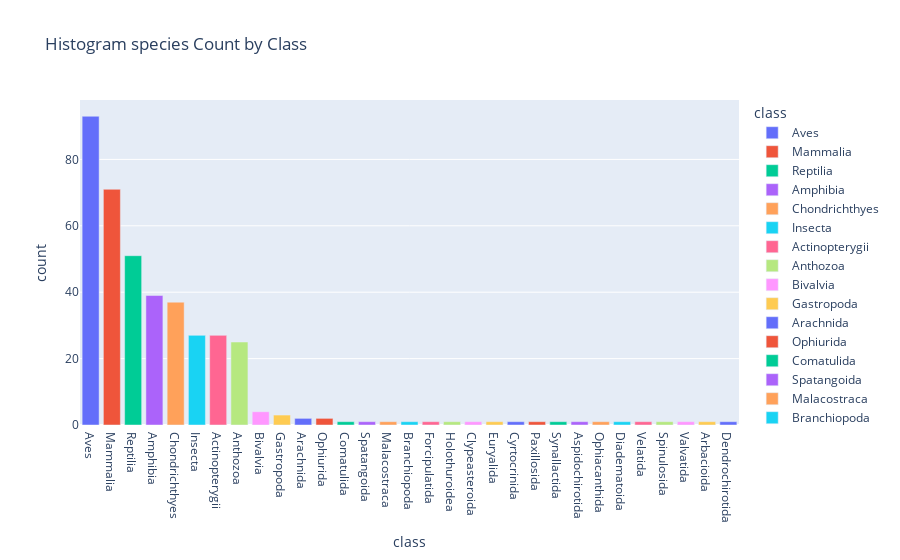

This figure's notebook cell:
### Code cell
# Species count by Class
class_count = dataset['class'].value_counts().reset_index()
class_count.columns = ['class', 'count']

fig = px.bar(class_count, x='class', y='count', color='class',
             title='Histogram species Count by Class')
fig.show()

### Figure 1 — Plotly figure (JSON) as saved in the notebook; plotly's stock layout.template omitted (floating-point values rounded to 4 significant figures)
{"data": [{"alignmentgroup": "True", "hovertemplate": "class=%{x}<br>count=%{y}<extra></extra>", "legendgroup": "Aves", "marker": {"color": "#636efa", "pattern": {"shape": ""}}, "name": "Aves", "offsetgroup": "Aves", "orientation": "v", "showlegend": true, "textposition": "auto", "type": "bar", "x": ["Aves"], "xaxis": "x", "y": [93], "yaxis": "y"}, {"alignmentgroup": "True", "hovertemplate": "class=%{x}<br>count=%{y}<extra></extra>", "legendgroup": "Mammalia", "marker": {"color": "#EF553B", "pattern": {"shape": ""}}, "name": "Mammalia", "offsetgroup": "Mammalia", "orientation": "v", "showlegend": true, "textposition": "auto", "type": "bar", "x": ["Mammalia"], "xaxis": "x", "y": [71], "yaxis": "y"}, {"alignmentgroup": "True", "hovertemplate": "class=%{x}<br>count=%{y}<extra></extra>", "legendgroup": "Reptilia", "marker": {"color": "#00cc96", "pattern": {"shape": ""}}, "name": "Reptilia", "offsetgroup": "Reptilia", "orientation": "v", "showlegend": true, "textposition": "auto", "type": "bar", "x": ["Reptilia"], "xaxis": "x", "y": [51], "yaxis": "y"}, {"alignmentgroup": "True", "hovertemplate": "class=%{x}<br>count=%{y}<extra></extra>", "legendgroup": "Amphibia", "marker": {"color": "#ab63fa", "pattern": {"shape": ""}}, "name": "Amphibia", "offsetgroup": "Amphibia", "orientation": "v", "showlegend": true, "textposition": "auto", "type": "bar", "x": ["Amphibia"], "xaxis": "x", "y": [39], "yaxis": "y"}, {"alignmentgroup": "True", "hovertemplate": "class=%{x}<br>count=%{y}<extra></extra>", "legendgroup": "Chondrichthyes", "marker": {"color": "#FFA15A", "pattern": {"shape": ""}}, "name": "Chondrichthyes", "offsetgroup": "Chondrichthyes", "orientation": "v", "showlegend": true, "textposition": "auto", "type": "bar", "x": ["Chondrichthyes"], "xaxis": "x", "y": [37], "yaxis": "y"}, {"alignmentgroup": "True", "hovertemplate": "class=%{x}<br>count=%{y}<extra></extra>", "legendgroup": "Insecta", "marker": {"color": "#19d3f3", "pattern": {"shape": ""}}, "name": "Insecta", "offsetgroup": "Insecta", "orientation": "v", "showlegend": true, "textposition": "auto", "type": "bar", "x": ["Insecta"], "xaxis": "x", "y": [27], "yaxis": "y"}, {"alignmentgroup": "True", "hovertemplate": "class=%{x}<br>count=%{y}<extra></extra>", "legendgroup": "Actinopterygii", "marker": {"color": "#FF6692", "pattern": {"shape": ""}}, "name": "Actinopterygii", "offsetgroup": "Actinopterygii", "orientation": "v", "showlegend": true, "textposition": "auto", "type": "bar", "x": ["Actinopterygii"], "xaxis": "x", "y": [27], "yaxis": "y"}, {"alignmentgroup": "True", "hovertemplate": "class=%{x}<br>count=%{y}<extra></extra>", "legendgroup": "Anthozoa", "marker": {"color": "#B6E880", "pattern": {"shape": ""}}, "name": "Anthozoa", "offsetgroup": "Anthozoa", "orientation": "v", "showlegend": true, "textposition": "auto", "type": "bar", "x": ["Anthozoa"], "xaxis": "x", "y": [25], "yaxis": "y"}, {"alignmentgroup": "True", "hovertemplate": "class=%{x}<br>count=%{y}<extra></extra>", "legendgroup": "Bivalvia", "marker": {"color": "#FF97FF", "pattern": {"shape": ""}}, "name": "Bivalvia", "offsetgroup": "Bivalvia", "orientation": "v", "showlegend": true, "textposition": "auto", "type": "bar", "x": ["Bivalvia"], "xaxis": "x", "y": [4], "yaxis": "y"}, {"alignmentgroup": "True", "hovertemplate": "class=%{x}<br>count=%{y}<extra></extra>", "legendgroup": "Gastropoda", "marker": {"color": "#FECB52", "pattern": {"shape": ""}}, "name": "Gastropoda", "offsetgroup": "Gastropoda", "orientation": "v", "showlegend": true, "textposition": "auto", "type": "bar", "x": ["Gastropoda"], "xaxis": "x", "y": [3], "yaxis": "y"}, {"alignmentgroup": "True", "hovertemplate": "class=%{x}<br>count=%{y}<extra></extra>", "legendgroup": "Arachnida", "marker": {"color": "#636efa", "pattern": {"shape": ""}}, "name": "Arachnida", "offsetgroup": "Arachnida", "orientation": "v", "showlegend": true, "textposition": "auto", "type": "bar", "x": ["Arachnida"], "xaxis": "x", "y": [2], "yaxis": "y"}, {"alignmentgroup": "True", "hovertemplate": "class=%{x}<br>count=%{y}<extra></extra>", "legendgroup": "Ophiurida", "marker": {"color": "#EF553B", "pattern": {"shape": ""}}, "name": "Ophiurida", "offsetgroup": "Ophiurida", "orientation": "v", "showlegend": true, "textposition": "auto", "type": "bar", "x": ["Ophiurida"], "xaxis": "x", "y": [2], "yaxis": "y"}, {"alignmentgroup": "True", "hovertemplate": "class=%{x}<br>count=%{y}<extra></extra>", "legendgroup": "Comatulida", "marker": {"color": "#00cc96", "pattern": {"shape": ""}}, "name": "Comatulida", "offsetgroup": "Comatulida", "orientation": "v", "showlegend": true, "textposition": "auto", "type": "bar", "x": ["Comatulida"], "xaxis": "x", "y": [1], "yaxis": "y"}, {"alignmentgroup": "True", "hovertemplate": "class=%{x}<br>count=%{y}<extra></extra>", "legendgroup": "Spatangoida", "marker": {"color": "#ab63fa", "pattern": {"shape": ""}}, "name": "Spatangoida", "offsetgroup": "Spatangoida", "orientation": "v", "showlegend": true, "textposition": "auto", "type": "bar", "x": ["Spatangoida"], "xaxis": "x", "y": [1], "yaxis": "y"}, {"alignmentgroup": "True", "hovertemplate": "class=%{x}<br>count=%{y}<extra></extra>", "legendgroup": "Malacostraca", "marker": {"color": "#FFA15A", "pattern": {"shape": ""}}, "name": "Malacostraca", "offsetgroup": "Malacostraca", "orientation": "v", "showlegend": true, "textposition": "auto", "type": "bar", "x": ["Malacostraca"], "xaxis": "x", "y": [1], "yaxis": "y"}, {"alignmentgroup": "True", "hovertemplate": "class=%{x}<br>count=%{y}<extra></extra>", "legendgroup": "Branchiopoda", "marker": {"color": "#19d3f3", "pattern": {"shape": ""}}, "name": "Branchiopoda", "offsetgroup": "Branchiopoda", "orientation": "v", "showlegend": true, "textposition": "auto", "type": "bar", "x": ["Branchiopoda"], "xaxis": "x", "y": [1], "yaxis": "y"}, {"alignmentgroup": "True", "hovertemplate": "class=%{x}<br>count=%{y}<extra></extra>", "legendgroup": "Forcipulatida", "marker": {"color": "#FF6692", "pattern": {"shape": ""}}, "name": "Forcipulatida", "offsetgroup": "Forcipulatida", "orientation": "v", "showlegend": true, "textposition": "auto", "type": "bar", "x": ["Forcipulatida"], "xaxis": "x", "y": [1], "yaxis": "y"}, {"alignmentgroup": "True", "hovertemplate": "class=%{x}<br>count=%{y}<extra></extra>", "legendgroup": "Holothuroidea", "marker": {"color": "#B6E880", "pattern": {"shape": ""}}, "name": "Holothuroidea", "offsetgroup": "Holothuroidea", "orientation": "v", "showlegend": true, "textposition": "auto", "type": "bar", "x": ["Holothuroidea"], "xaxis": "x", "y": [1], "yaxis": "y"}, {"alignmentgroup": "True", "hovertemplate": "class=%{x}<br>count=%{y}<extra></extra>", "legendgroup": "Clypeasteroida", "marker": {"color": "#FF97FF", "pattern": {"shape": ""}}, "name": "Clypeasteroida", "offsetgroup": "Clypeasteroida", "orientation": "v", "showlegend": true, "textposition": "auto", "type": "bar", "x": ["Clypeasteroida"], "xaxis": "x", "y": [1], "yaxis": "y"}, {"alignmentgroup": "True", "hovertemplate": "class=%{x}<br>count=%{y}<extra></extra>", "legendgroup": "Euryalida", "marker": {"color": "#FECB52", "pattern": {"shape": ""}}, "name": "Euryalida", "offsetgroup": "Euryalida", "orientation": "v", "showlegend": true, "textposition": "auto", "type": "bar", "x": ["Euryalida"], "xaxis": "x", "y": [1], "yaxis": "y"}, {"alignmentgroup": "True", "hovertemplate": "class=%{x}<br>count=%{y}<extra></extra>", "legendgroup": "Cyrtocrinida", "marker": {"color": "#636efa", "pattern": {"shape": ""}}, "name": "Cyrtocrinida", "offsetgroup": "Cyrtocrinida", "orientation": "v", "showlegend": true, "textposition": "auto", "type": "bar", "x": ["Cyrtocrinida"], "xaxis": "x", "y": [1], "yaxis": "y"}, {"alignmentgroup": "True", "hovertemplate": "class=%{x}<br>count=%{y}<extra></extra>", "legendgroup": "Paxillosida", "marker": {"color": "#EF553B", "pattern": {"shape": ""}}, "name": "Paxillosida", "offsetgroup": "Paxillosida", "orientation": "v", "showlegend": true, "textposition": "auto", "type": "bar", "x": ["Paxillosida"], "xaxis": "x", "y": [1], "yaxis": "y"}, {"alignmentgroup": "True", "hovertemplate": "class=%{x}<br>count=%{y}<extra></extra>", "legendgroup": "Synallactida", "marker": {"color": "#00cc96", "pattern": {"shape": ""}}, "name": "Synallactida", "offsetgroup": "Synallactida", "orientation": "v", "showlegend": true, "textposition": "auto", "type": "bar", "x": ["Synallactida"], "xaxis": "x", "y": [1], "yaxis": "y"}, {"alignmentgroup": "True", "hovertemplate": "class=%{x}<br>count=%{y}<extra></extra>", "legendgroup": "Aspidochirotida", "marker": {"color": "#ab63fa", "pattern": {"shape": ""}}, "name": "Aspidochirotida", "offsetgroup": "Aspidochirotida", "orientation": "v", "showlegend": true, "textposition": "auto", "type": "bar", "x": ["Aspidochirotida"], "xaxis": "x", "y": [1], "yaxis": "y"}, {"alignmentgroup": "True", "hovertemplate": "class=%{x}<br>count=%{y}<extra></extra>", "legendgroup": "Ophiacanthida", "marker": {"color": "#FFA15A", "pattern": {"shape": ""}}, "name": "Ophiacanthida", "offsetgroup": "Ophiacanthida", "orientation": "v", "showlegend": true, "textposition": "auto", "type": "bar", "x": ["Ophiacanthida"], "xaxis": "x", "y": [1], "yaxis": "y"}, {"alignmentgroup": "True", "hovertemplate": "class=%{x}<br>count=%{y}<extra></extra>", "legendgroup": "Diadematoida", "marker": {"color": "#19d3f3", "pattern": {"shape": ""}}, "name": "Diadematoida", "offsetgroup": "Diadematoida", "orientation": "v", "showlegend": true, "textposition": "auto", "type": "bar", "x": ["Diadematoida"], "xaxis": "x", "y": [1], "yaxis": "y"}, {"alignmentgroup": "True", "hovertemplate": "class=%{x}<br>count=%{y}<extra></extra>", "legendgroup": "Velatida", "marker": {"color": "#FF6692", "pattern": {"shape": ""}}, "name": "Velatida", "offsetgroup": "Velatida", "orientation": "v", "showlegend": true, "textposition": "auto", "type": "bar", "x": ["Velatida"], "xaxis": "x", "y": [1], "yaxis": "y"}, {"alignmentgroup": "True", "hovertemplate": "class=%{x}<br>count=%{y}<extra></extra>", "legendgroup": "Spinulosida", "marker": {"color": "#B6E880", "pattern": {"shape": ""}}, "name": "Spinulosida", "offsetgroup": "Spinulosida", "orientation": "v", "showlegend": true, "textposition": "auto", "type": "bar", "x": ["Spinulosida"], "xaxis": "x", "y": [1], "yaxis": "y"}, {"alignmentgroup": "True", "hovertemplate": "class=%{x}<br>count=%{y}<extra></extra>", "legendgroup": "Valvatida", "marker": {"color": "#FF97FF", "pattern": {"shape": ""}}, "name": "Valvatida", "offsetgroup": "Valvatida", "orientation": "v", "showlegend": true, "textposition": "auto", "type": "bar", "x": ["Valvatida"], "xaxis": "x", "y": [1], "yaxis": "y"}, {"alignmentgroup": "True", "hovertemplate": "class=%{x}<br>count=%{y}<extra></extra>", "legendgroup": "Arbacioida", "marker": {"color": "#FECB52", "pattern": {"shape": ""}}, "name": "Arbacioida", "offsetgroup": "Arbacioida", "orientation": "v", "showlegend": true, "textposition": "auto", "type": "bar", "x": ["Arbacioida"], "xaxis": "x", "y": [1], "yaxis": "y"}, {"alignmentgroup": "True", "hovertemplate": "class=%{x}<br>count=%{y}<extra></extra>", "legendgroup": "Dendrochirotida", "marker": {"color": "#636efa", "pattern": {"shape": ""}}, "name": "Dendrochirotida", "offsetgroup": "Dendrochirotida", "orientation": "v", "showlegend": true, "textposition": "auto", "type": "bar", "x": ["Dendrochirotida"], "xaxis": "x", "y": [1], "yaxis": "y"}], "layout": {"barmode": "relative", "legend": {"title": {"text": "class"}, "tracegroupgap": 0}, "title": {"text": "Histogram species Count by Class"}, "xaxis": {"anchor": "y", "categoryarray": ["Aves", "Mammalia", "Reptilia", "Amphibia", "Chondrichthyes", "Insecta", "Actinopterygii", "Anthozoa", "Bivalvia", "Gastropoda", "Arachnida", "Ophiurida", "Comatulida", "Spatangoida", "Malacostraca", "Branchiopoda", "Forcipulatida", "Holothuroidea", "Clypeasteroida", "Euryalida", "Cyrtocrinida", "Paxillosida", "Synallactida", "Aspidochirotida", "Ophiacanthida", "Diadematoida", "Velatida", "Spinulosida", "Valvatida", "Arbacioida", "Dendrochirotida"], "categoryorder": "array", "domain": [0, 1], "title": {"text": "class"}}, "yaxis": {"anchor": "x", "domain": [0, 1], "title": {"text": "count"}}}}
